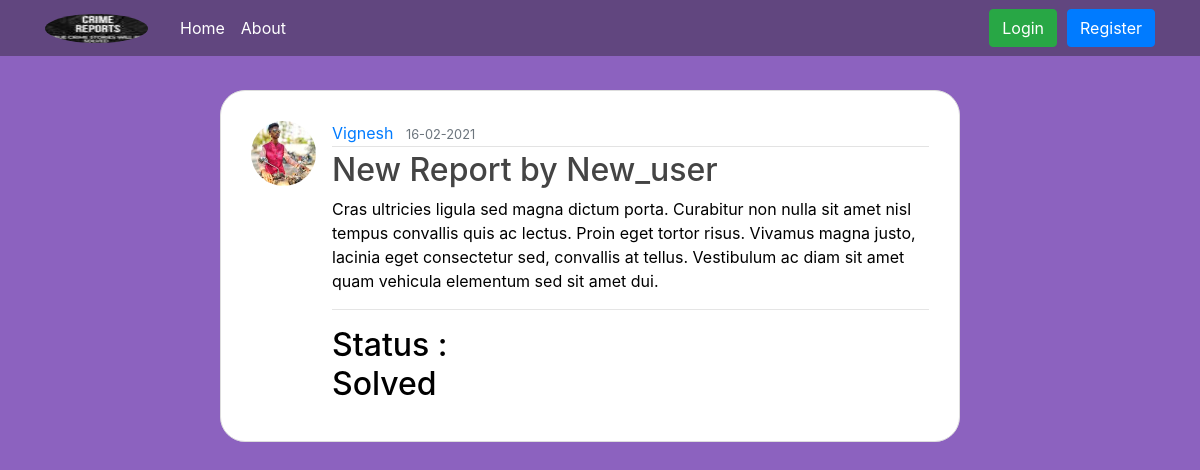
The page /report/2 on the database its author committed.
### report/models.py (models this page shows, shortened)
class User(db.Model , UserMixin):
    id = db.Column(db.Integer, primary_key=True)
    username = db.Column(db.String(50), unique=True, nullable=False)
    email = db.Column(db.String(150), unique=True, nullable=False)
    phone_no = db.Column(db.Integer , unique=True , nullable=False)
    image_file = db.Column(db.String(20), nullable=False, default='default.jpg')
    password = db.Column(db.String(60), nullable=False)
    reports = db.relationship('Report', backref='author', lazy=True)

class Report(db.Model):
    id = db.Column(db.Integer, primary_key=True)
    title = db.Column(db.String(100), nullable=False)
    date_reported = db.Column(db.DateTime, nullable=False, default=datetime.utcnow)
    content = db.Column(db.Text, nullable=False)
    user_id = db.Column(db.Integer, db.ForeignKey('user.id'), nullable=False)
    status  = db.Column(db.String(100) , nullable=False , default = 'Investigating')

### report/routes.py (the view)
@app.route("/report/<int:report_id>")
def report(report_id):
    report = Report.query.get_or_404(report_id)
    return render_template('report.html', title=report.title, report=report)

### report/templates/report.html (shortened to what this page needs)
{% extends "layout.html" %}
{% block content %}
  <article class="media content-section">
    <img class="rounded-circle article-img" src="{{ url_for('static', filename='images/' + report.author.image_file) }}">
    <div class="media-body">
      <div class="article-metadata">
        <a class="mr-2" href="{{ url_for('user_reports', username=report.author.username) }}">{{ report.author.username }}</a>
        <small class="text-muted">{{ report.date_reported.strftime('%d-%m-%Y') }}</small>
      </div>
      <h2 class="article-title">{{ report.title }}</h2>
      <p class="article-content">{{ report.content }}</p>
      <hr>
      <h2 style="color: #000;">Status :<br> {{ report.status }}</h2>
    </div>
  </article>
{% endblock content %}

### report/static/main.css (style rules this page uses)
* { margin: 0; padding: 0; }
body { background-color: #8c62bf; color: #000000; margin-top: 5rem; }
h1, h2, h3, h4, h5, h6 { color: #ffffff; }
.content-section { background: #ffffff; padding: 30px 30px; border: 1px solid #dddddd; border-radius: 25px; margin-bottom: 20px; }
.article-title { color: #444444; }
.article-content { white-space: pre-line; }
.article-img { height: 65px; width: 65px; margin-right: 16px; }
.article-metadata { padding-bottom: 1px; margin-bottom: 4px; border-bottom: 1px solid #e3e3e3 }

### rows shown on the page
User: image_file (picture), author.username "Vignesh"
Report: date_reported "16-02-2021", title "New Report by New_user", content "Cras ultricies ligula sed magna dictum porta. Curabitur non nulla sit amet nisl tempus convallis quis ac lectus. Proin eget tortor risus. Vivamus magna justo, lacinia eget consectetur sed, convallis at tellus. Vestibulum ac diam sit amet quam vehicula elementum sed sit amet dui.", status "Solved"
